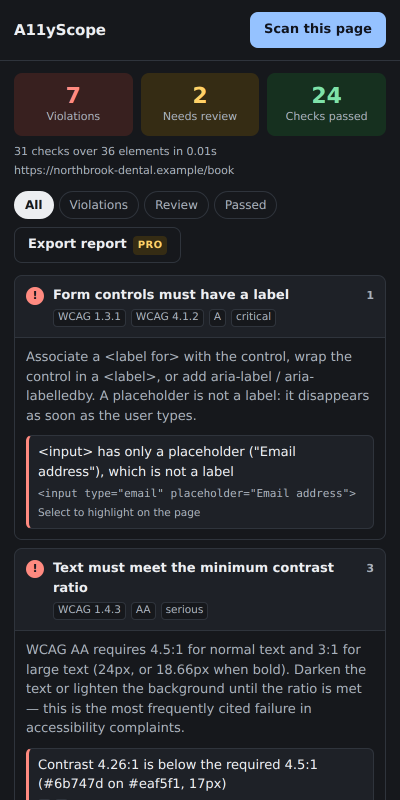
#> input picture store/screenshots/panel-dark.png, 800 x 1600 px, given in place of page.png, which was not available (shown at 1/2 size)
$ python compose_screenshots.py
#> lines starting #> are read from the running program, lines starting #| are printed output that depends on the picture; pictures that were not available may be replaced by others from this repository, and a replacement may not be noted
#> in main, page is the input picture: PIL image 800x1600 RGB; mean R, G, B 37.8, 40.3, 44.5
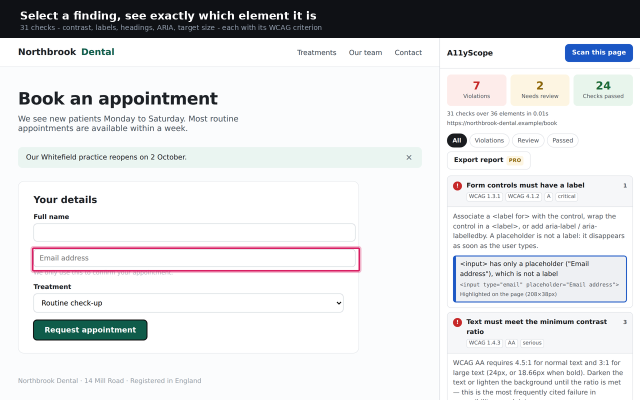
#> input picture store/screenshots/store-1.png, 1280 x 800 px, given in place of panel.png, which was not available (shown at 1/2 size)
#> in main, panel is the input picture: PIL image 1280x800 RGB; mean R, G, B 220.6, 221.5, 223.1
#!/usr/bin/env python3
"""Compose Chrome Web Store screenshots from the raw captures.

The store wants exactly 1280x800. The captures are taken at 2x and cropped
rather than scaled to fit, so text stays pixel-sharp after the single
downsample at the end.

Layout: a caption band across the top, then the page being scanned on the left
with the results panel beside it — the same arrangement a user sees, which is
the point of the screenshot.
"""

from pathlib import Path

from PIL import Image, ImageDraw, ImageFont

OUT_W, OUT_H = 1280, 800
BAND_H = 76
SCALE = 2  # captures were taken at deviceScaleFactor: 2

BAND_BG = (15, 17, 21)
BAND_FG = (255, 255, 255)
BAND_SUB = (150, 162, 178)
SEAM = (208, 213, 219)

FONT_DIR = Path("/usr/share/fonts/truetype/dejavu")
ROOT = Path(__file__).resolve().parent.parent
SHOTS = ROOT / "store" / "screenshots"

PANELS = [
    ("panel.png", "Select a finding, see exactly which element it is",
     "31 checks - contrast, labels, headings, ARIA, target size - each with its WCAG criterion"),
    ("panel-footer.png", "Honest about what automation cannot tell you",
     "Findings it cannot decide are flagged for review, never guessed"),
]


def load_font(name: str, size: int) -> ImageFont.FreeTypeFont:
    path = FONT_DIR / name
    if path.exists():
        return ImageFont.truetype(str(path), size)
    return ImageFont.load_default()


def compose(page: Image.Image, panel: Image.Image, title: str, subtitle: str) -> Image.Image:
    content_h = (OUT_H - BAND_H) * SCALE
    page_c = page.crop((0, 0, page.width, min(content_h, page.height)))
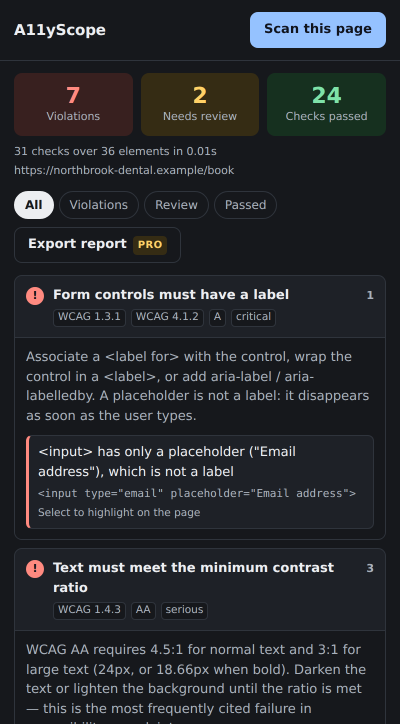
#> page_c: PIL image 800x1448 RGB (shown at 1/2 size); mean R, G, B 37.7, 40.3, 44.4
    panel_c = panel.crop((0, 0, panel.width, min(content_h, panel.height)))

    strip = Image.new("RGB", (page_c.width + panel_c.width, content_h), (255, 255, 255))
#> strip: PIL image 2080x1448 RGB; every value is 255
    strip.paste(page_c, (0, 0))
    strip.paste(panel_c, (page_c.width, 0))
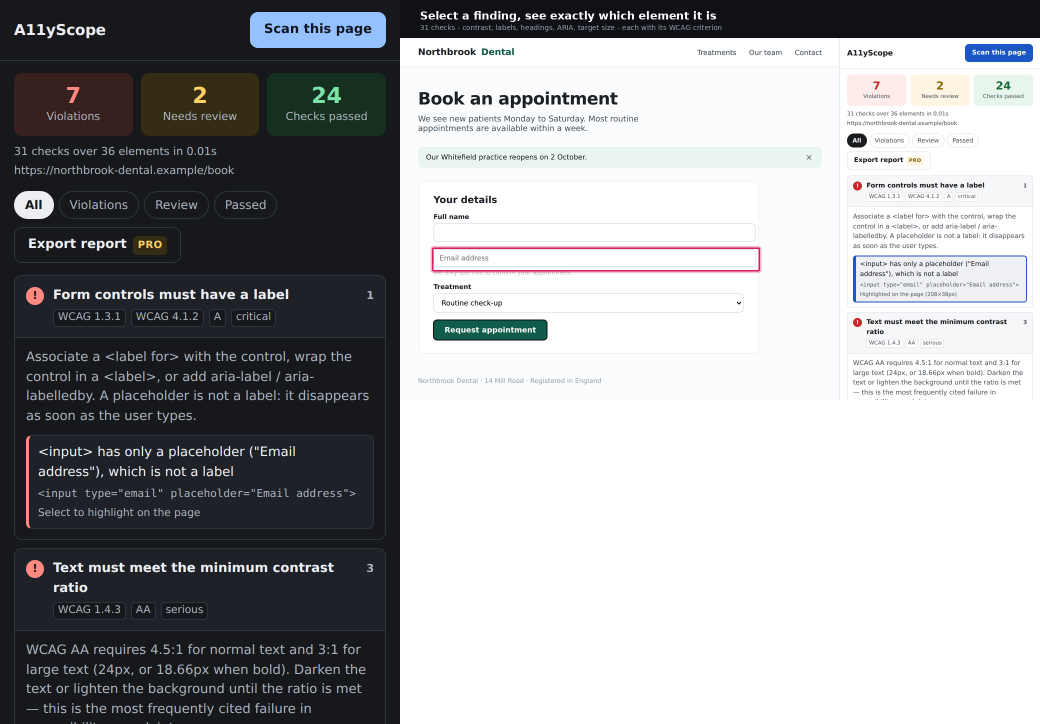
#> strip: PIL image 2080x1448 RGB (shown at 1/2 size); mean R, G, B 159.7, 161, 163.1

    # Seam between the page and the panel, so the two read as separate surfaces.
    seam = ImageDraw.Draw(strip)
    seam.rectangle(
        [page_c.width - SCALE, 0, page_c.width - 1, content_h],
        fill=SEAM,
    )

    strip = strip.resize((OUT_W, OUT_H - BAND_H), Image.LANCZOS)
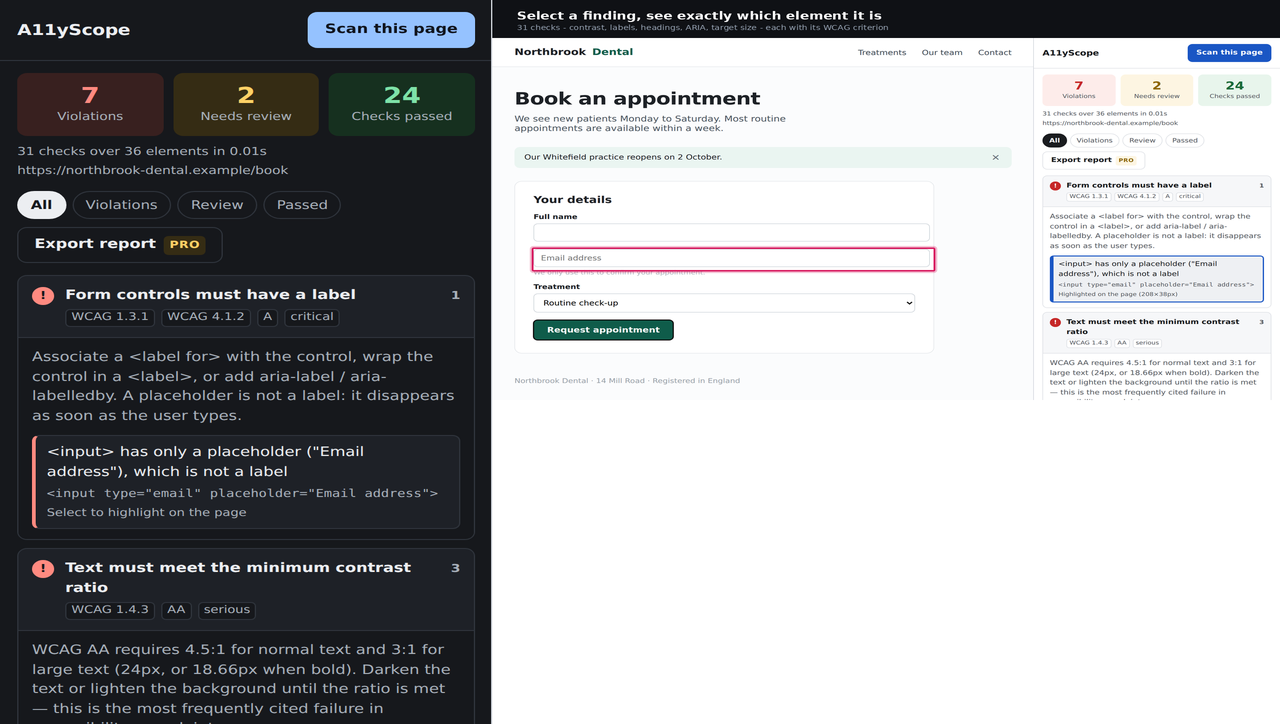
#> strip: PIL image 1280x724 RGB; mean R, G, B 159.8, 161.1, 163.2

    canvas = Image.new("RGB", (OUT_W, OUT_H), BAND_BG)
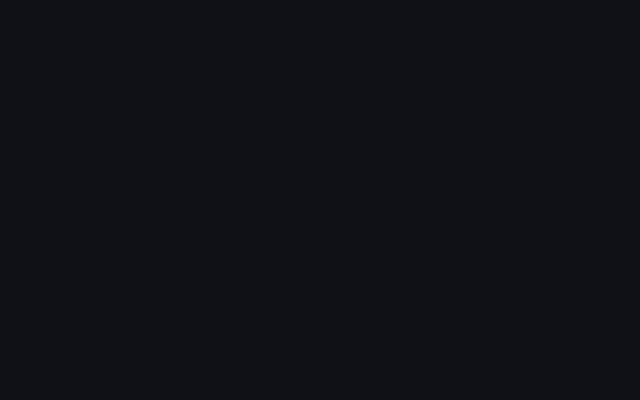
#> canvas: PIL image 1280x800 RGB (shown at 1/2 size); mean R, G, B 15, 17, 21
    canvas.paste(strip, (0, BAND_H))
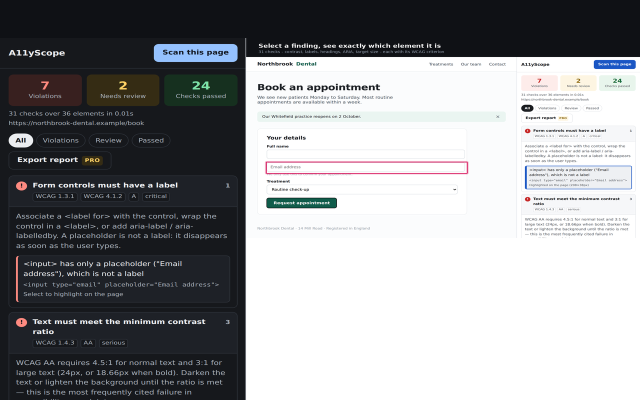
#> canvas: PIL image 1280x800 RGB (shown at 1/2 size); mean R, G, B 146, 147.4, 149.7

    draw = ImageDraw.Draw(canvas)
    draw.text((40, 18), title, font=load_font("DejaVuSans-Bold.ttf", 22), fill=BAND_FG)
    draw.text((40, 47), subtitle, font=load_font("DejaVuSans.ttf", 14), fill=BAND_SUB)

    return canvas


def main() -> None:
    page = Image.open(SHOTS / "page.png").convert("RGB")

    for index, (source, title, subtitle) in enumerate(PANELS, start=1):
        panel = Image.open(SHOTS / source).convert("RGB")
        out = SHOTS / f"store-{index}.png"
        compose(page, panel, title, subtitle).save(out, optimize=True)
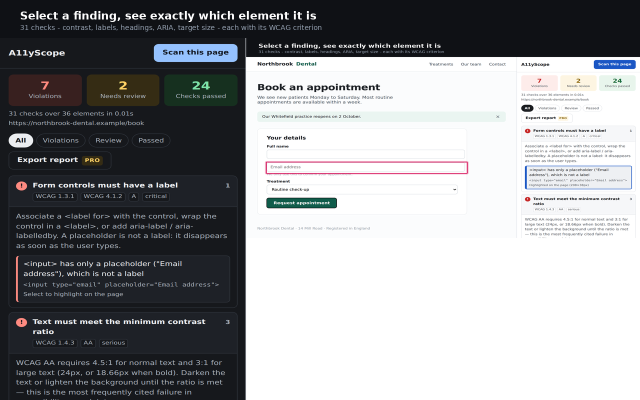
#> saved as store-1.png: PIL image 1280x800 RGB (shown at 1/2 size); mean R, G, B 147.1, 148.4, 150.8
        size_kb = out.stat().st_size / 1024
        print(f"{out.name}  {out_size(out)}  {size_kb:.0f} KB")


def out_size(path: Path) -> str:
    with Image.open(path) as image:
        return f"{image.width}x{image.height}"


if __name__ == "__main__":
    main()
